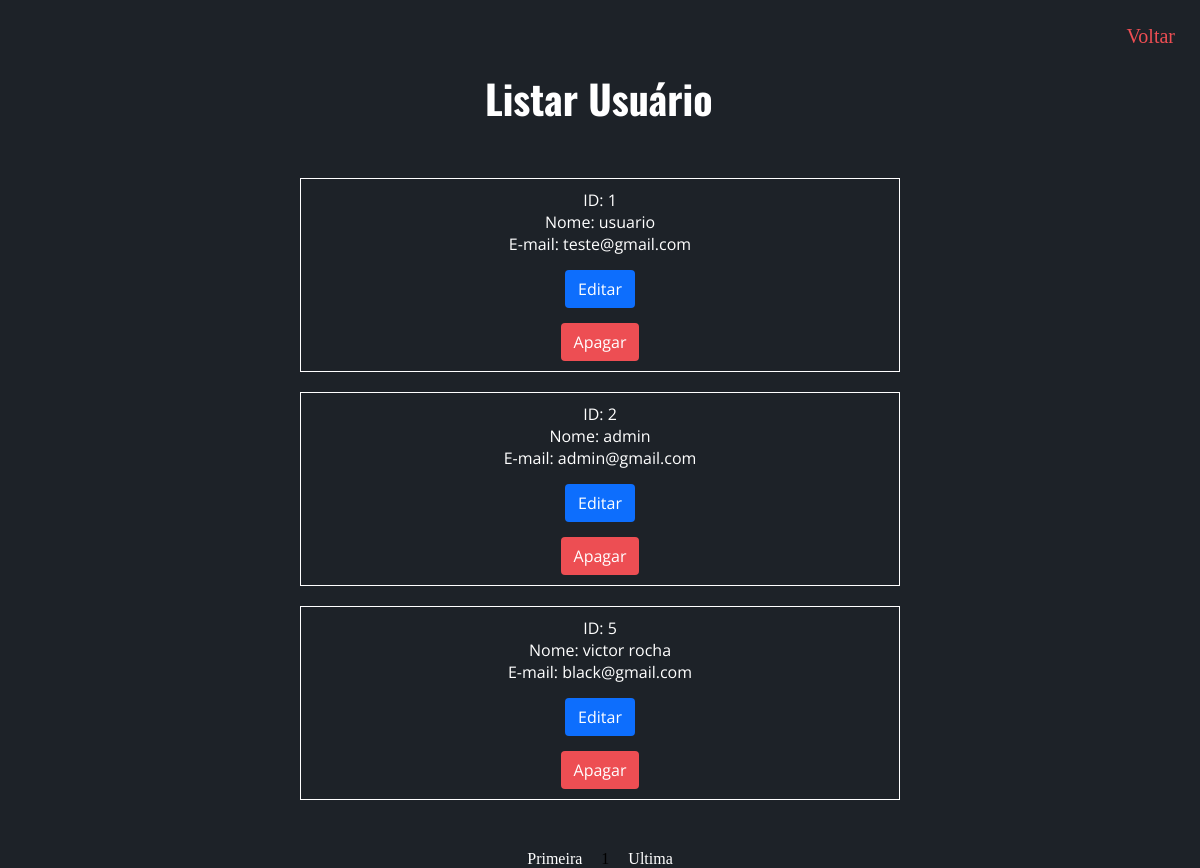
Screenshot of /admin/crud/index.php with the database file from the repository.
### tables this page shows
CREATE TABLE `usuarios` (
  `id` int(11) NOT NULL,
  `email` varchar(30) NOT NULL,
  `senha` varchar(10) NOT NULL,
  `nome` varchar(30) DEFAULT NULL,
  `data_nasc` date DEFAULT NULL,
  `endereco` varchar(40) DEFAULT NULL,
  `bairro` varchar(40) DEFAULT NULL,
  `cidade` varchar(40) DEFAULT NULL,
  `cep` int(10) DEFAULT NULL,
  `uf` varchar(3) DEFAULT NULL,
  `cpf` int(13) DEFAULT NULL,
  `admin` tinyint(1) DEFAULT 0
);

### admin/crud/index.php (the view, shortened to what this page needs)
<?php
include_once("../../php/conexao.php");
?>
<!DOCTYPE html>
<html lang="pt-br">
	<head>
		<link rel="stylesheet" href="../../css/listar.css">
	</head>
	<body>
		<a href="../adminpage.php" id="voltar">Voltar</a><br>
		<h1>Listar Usuário</h1>
		<?php
		$pagina_atual = filter_input(INPUT_GET,'pagina', FILTER_SANITIZE_NUMBER_INT);
		$pagina = (!empty($pagina_atual)) ? $pagina_atual : 1;
		$qnt_result_pg = 3;
		$inicio = ($qnt_result_pg * $pagina) - $qnt_result_pg;
		$result_usuarios = "SELECT * FROM usuarios LIMIT $inicio, $qnt_result_pg";
		$resultado_usuarios = mysqli_query($conn, $result_usuarios);
		while($row_usuario = mysqli_fetch_assoc($resultado_usuarios)){
			echo "<div id='listusers'>";
			echo "<p>ID: " . $row_usuario['id'] . "</p>";
			echo "<p>Nome: " . $row_usuario['nome'] . "</p>";
			echo "<p>E-mail: " . $row_usuario['email'] . "</p>";
			echo "<p><a href='edit_usuario.php?id=" . $row_usuario['id'] . "' class='ed'>Editar</a></p>";
			echo "<p><a href='proc_apagar_usuario.php?id=" . $row_usuario['id'] . "'class='del'>Apagar</a></p>";
			echo "</div>";
		}
		$result_pg = "SELECT COUNT(id) AS num_result FROM usuarios";
		$resultado_pg = mysqli_query($conn, $result_pg);
		$row_pg = mysqli_fetch_assoc($resultado_pg);
		$quantidade_pg = ceil($row_pg['num_result'] / $qnt_result_pg);
		echo "<div id='pagesnumber'>";
		echo "<a href='index.php?pagina=1' class='first'>Primeira</a> ";
		echo "$pagina ";
		echo "<a href='index.php?pagina=$quantidade_pg' class='last'>Ultima</a>";
		echo "</div>";
		?>
	</body>
</html>

### css/listar.css (style rules this page uses)
* { margin: 0; padding: 0; box-sizing: border-box; }
body { background-color: #1d2228; }
h1 { font-family: 'Oswald', sans-serif; font-size: 40px; text-align: center; margin-left: 2.4em; margin-top: 50px; color: white; margin-bottom: 50px; }
#listusers { border: #fff solid 1px; padding: 10px; margin: auto; margin-top: 20px; width: 50%; }
p { color: white; font-family: 'Open Sans', sans-serif; text-align: center; }
.ed { text-decoration: none; cursor: pointer; outline: 0; color: #fff; background-color: #0d6efd; border-color: #0d6efd; display: inline-block; font-weight: 400; line-height: 1.5; text-align: center; border: 1px solid transparent; padding: 6px 12px; font-size: 16px; border-radius: .25rem; transition: color .15s ease-in-out,background-color .15s ease-in-out,border-color .15s ease-in-out,box-shadow .15s ease-in-out; margin-top: 15px; }
#voltar { float: right; font-size: 20px; color: #ed4e53; padding: 25px; text-decoration: none; }
.del { text-decoration: none; cursor: pointer; outline: 0; color: #fff; background-color: #ed4e53; border-color: #ed4e53; display: inline-block; font-weight: 400; line-height: 1.5; text-align: center; border: 1px solid transparent; padding: 6px 12px; font-size: 16px; border-radius: .25rem; transition: color .15s ease-in-out,background-color .15s ease-in-out,border-color .15s ease-in-out,box-shadow .15s ease-in-out; margin-top: 15px; }
.first { text-decoration: none; text-align: center; color: white; margin-right: 15px; }
.last { text-decoration: none; text-align: center; color: white; margin-left: 15px; }
#pagesnumber { width: 80%; margin: auto; text-align: center; margin-top: 50px; }

### rows the page displays
usuarios: id "1", nome "usuario", email "teste@gmail.com"
usuarios: id "2", nome "admin", email "admin@gmail.com"
usuarios: id "5", nome "victor rocha", email "black@gmail.com"

### other values shown
$pagina "1"
